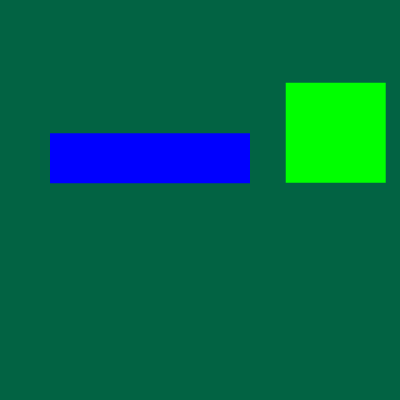
Frame 1 (no input)
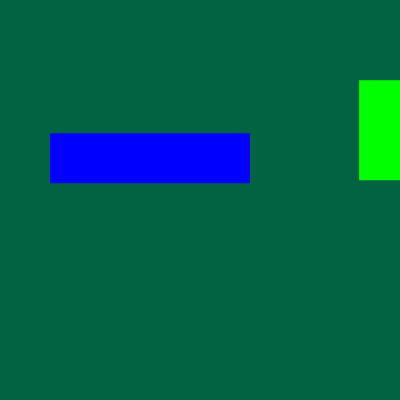
Frame 60 (no input)
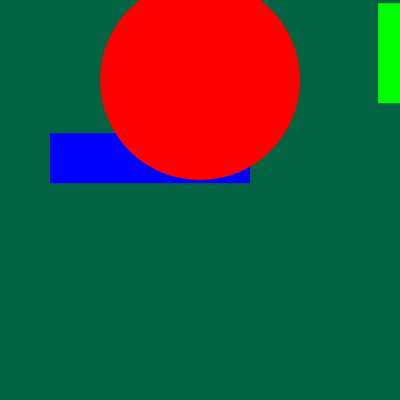
Frame 120 (the mouse pressed at the canvas centre since frame 60)

The p5.js sketch that drew these frames (run headless with seeded random() and noise() and a simulated clock; from frame 60 on, the mouse is pressed at the canvas centre):

// p5.js sketch
// ── sketch.js
function setup() {
  createCanvas(400, 400);
}

function draw() {
  background(2, 99, 67);
  pintarRectanguloVerde(random(width), random(height));

  // rectangulo azul
  fill(0, 0, 255);
  noStroke();
  rect(width / 8, height / 3, 200, 50);

  // fill va antes de la figura
  fill(255, 0, 0);
  circle(mouseX, 80, mouseY);
}

function pintarVerde() {
  noStroke();
  fill(0, 255, 0);
}

function pintarRectanguloVerde(x, y) {
  pintarVerde();
  rect(x, y, 100, 100);
}
